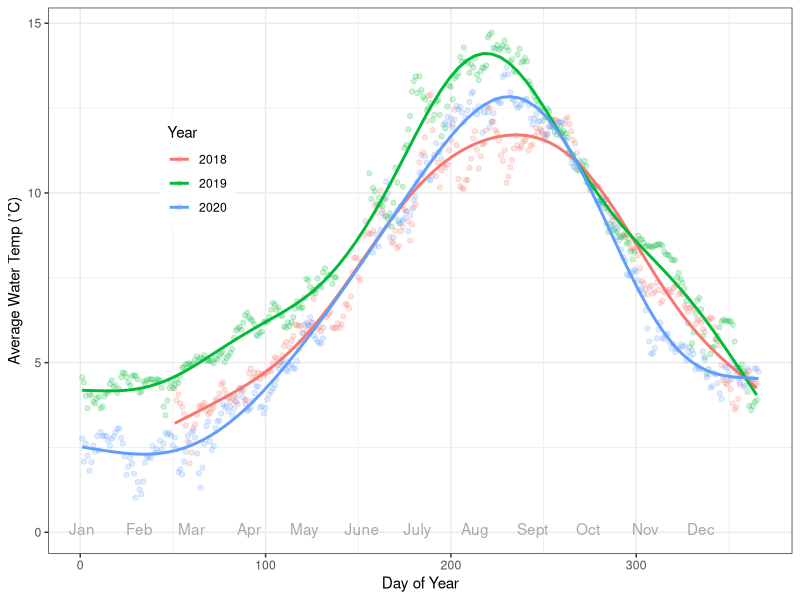
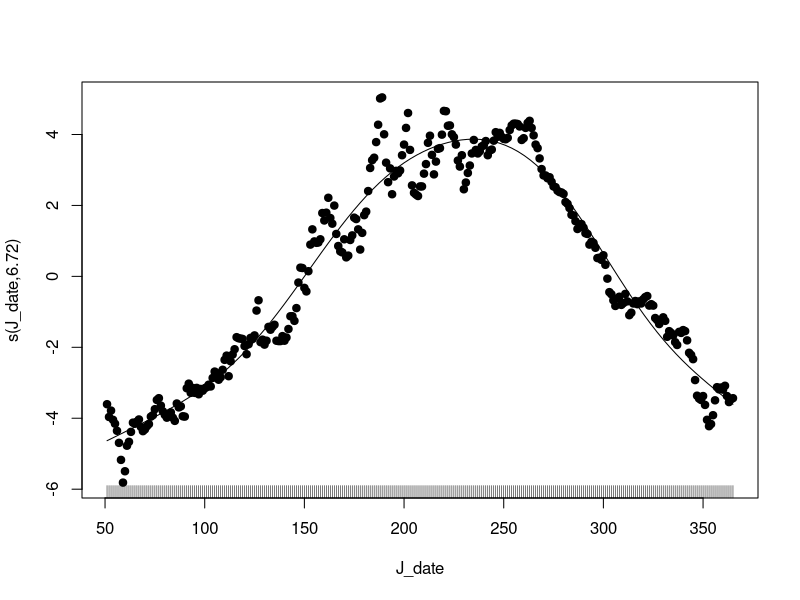
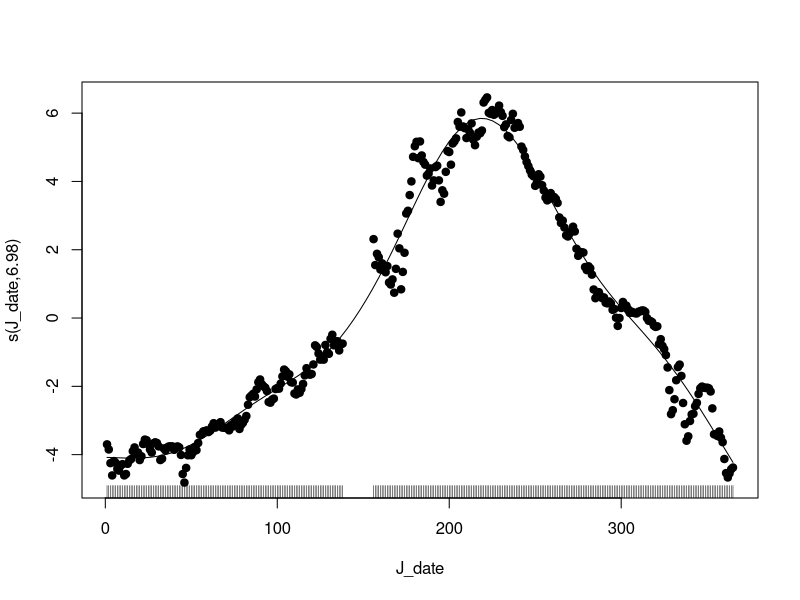
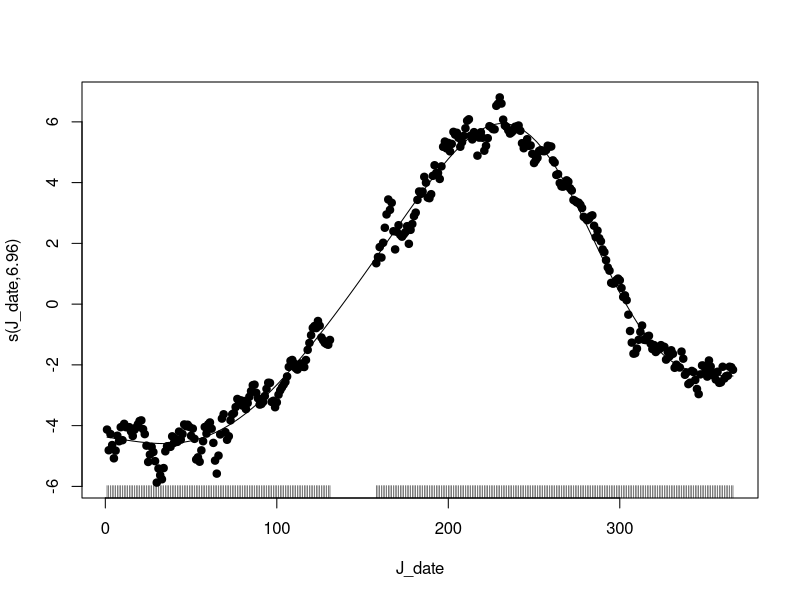
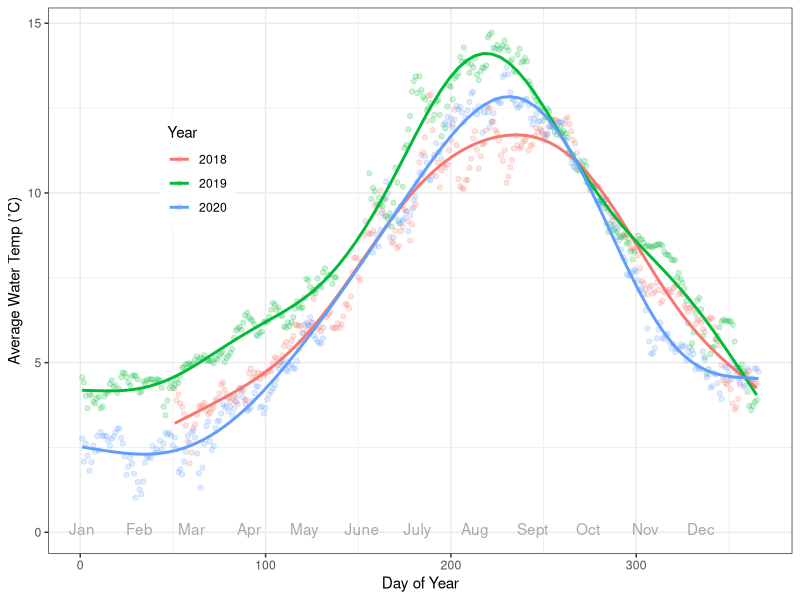
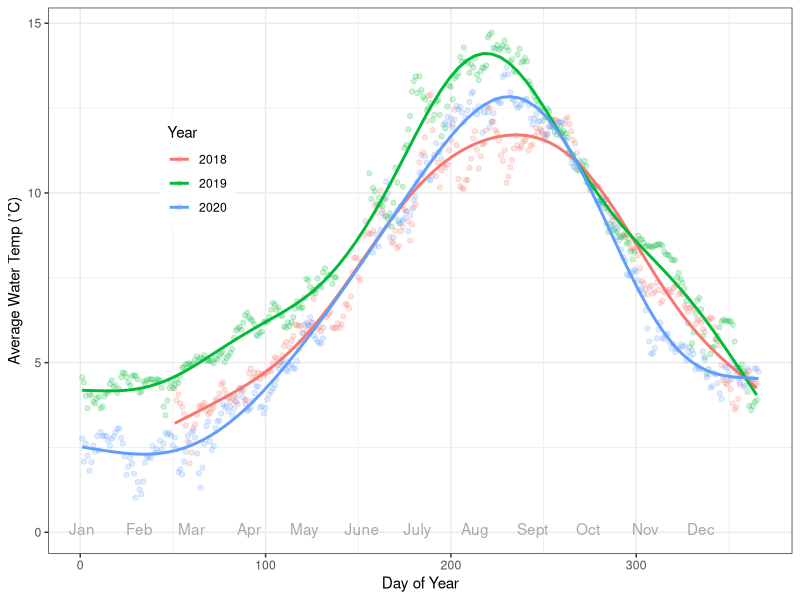

Recreate these plots in R, in order.
# This is the data import script for ocean temp in cook bay

library(tidyverse)
library(lubridate)

# Read in the data and rename any columns that need renaming
cooktemp <- read_csv("data/DailyTempAvg1.csv")
head(cooktemp)

cooktemp <- cooktemp %>%
  rename("Avg_Temp" = "Avg Temp")

head(cooktemp)
tail(cooktemp)

##can see that last rows are all NA. Must remove these last 3 rows
cooktemp <-filter(cooktemp, !is.na(year))


tail(cooktemp) #you can see it worked 

#need to remove years 2021
cooktemp<-filter(cooktemp,year=="2018"|year=="2019" | year == "2020") # year %in% c("2018", "2019", "2020")
distinct(cooktemp, year)


#want to plot Avg Temp by date with year dif color
cooktemp <- cooktemp %>%
  mutate(year_fac = as.factor(year))

cooktemp <- cooktemp %>%
  mutate(Avg_Temp = as.numeric(Avg_Temp))

str(cooktemp)

tempPlot <- ggplot(cooktemp, aes(J_date, Avg_Temp, color = year_fac)) +
  geom_point(alpha = 0.2) +
  theme_bw() +
  labs(x = "Day of Year", y = "Average Water Temp (˚C)") +
  theme(legend.position = c(0.2,0.7))+
  scale_colour_discrete(name = "Year") +
  geom_smooth(method = "gam", formula = y ~ s(x, k = 8), se = F) +
  annotate("text", x = c(1,32,60,91, 121, 152, 182, 213, 244, 274, 305, 335), y = rep(0.1, times=12), label = c("Jan", "Feb", "Mar", "Apr", "May", "June", "July", "Aug", "Sept", "Oct", "Nov", "Dec"), color="dark grey")

tempPlot

ggsave("./figs/Cook_Bay_Temp1.png", width = 6, height = 4, units = 'in')
ggsave("./figs/Figure_2.png", width = 6, height = 4, units = 'in')



# fit gam to predict maximum, etc. 
drop <- is.na(cooktemp$Avg_Temp)
cooktemp <- cooktemp[!drop,]

# check
sum(is.na(cooktemp$Avg_Temp))

mod_2018 <- mgcv::gam(Avg_Temp ~ s(J_date, k = 8), data = filter(cooktemp, year_fac == 2018))

plot(mod_2018, resid = T, pch = 19, se = F)

max(predict(mod_2018, se.fit = F))
## 2019
mod_2019 <- mgcv::gam(Avg_Temp ~ s(J_date, k = 8), data = filter(cooktemp, year_fac == 2019))

plot(mod_2019, resid = T, pch = 19, se = F)

max(predict(mod_2019, se.fit = F))

## 2020
mod_2020 <- mgcv::gam(Avg_Temp ~ s(J_date, k = 8), data = filter(cooktemp, year_fac == 2020))

plot(mod_2020, resid = T, pch = 19, se = F)

max(predict(mod_2020, se.fit = F))

##Mike make plot better by only showing curve and not datapoints?
##Mike test if years different in cooktemp?
